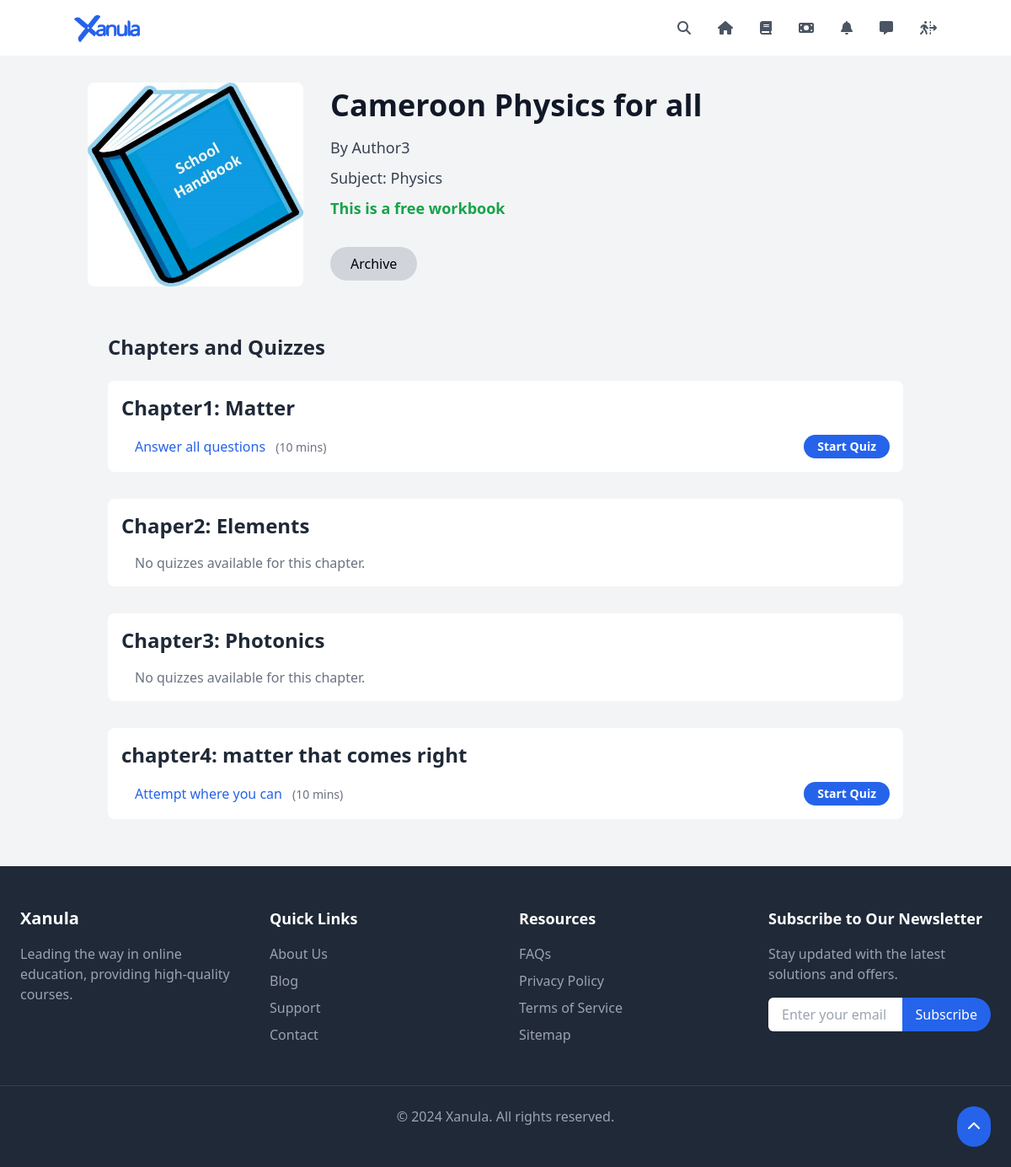
The app's page /workbook/1/ (signed in), older data.
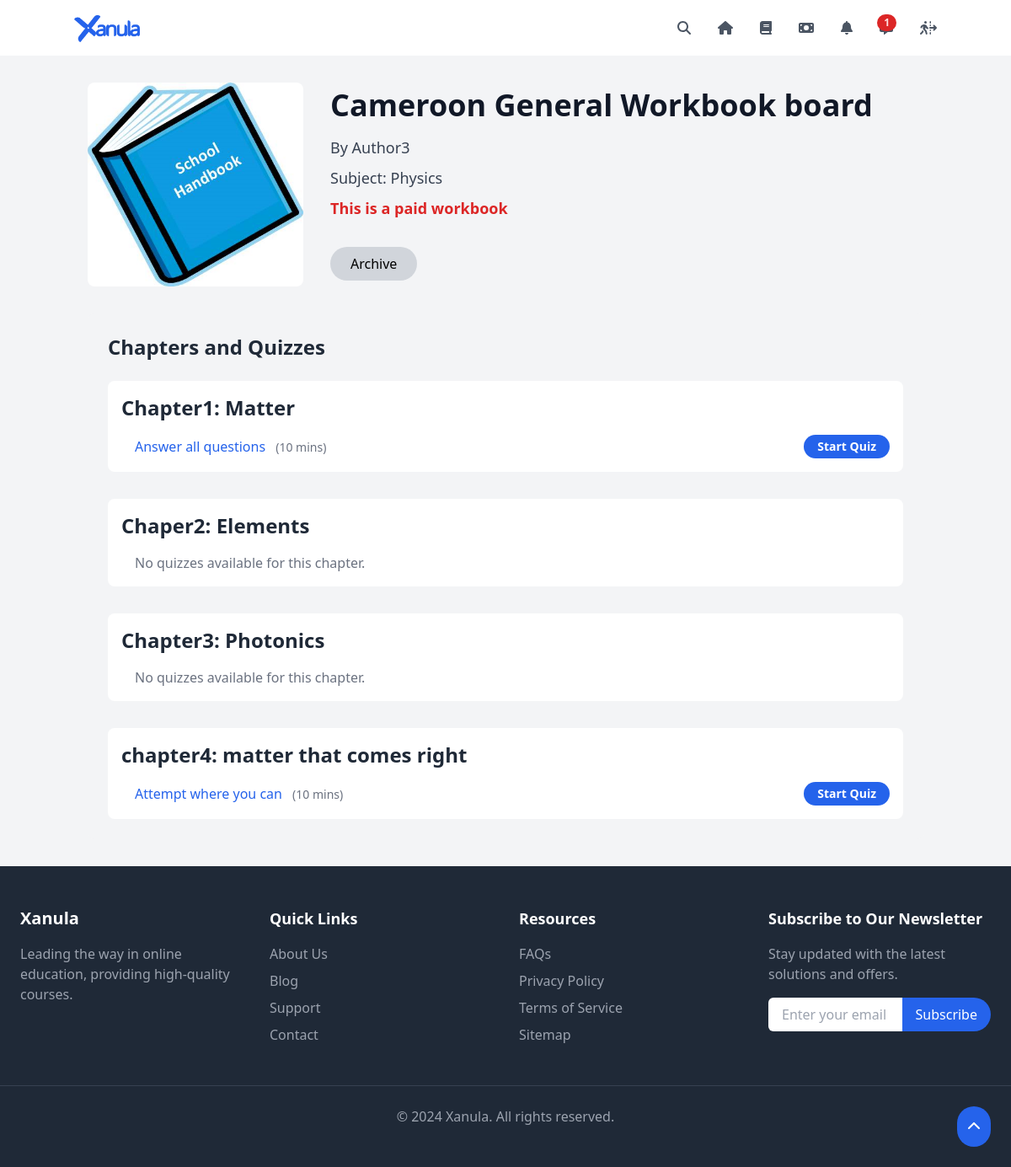
The same page, newer data.
### core/models.py (models this page shows, shortened)
class Workbook(models.Model):
    title = models.CharField(max_length=200)
    subject = models.ForeignKey(Subject, on_delete=models.CASCADE)
    author = models.ForeignKey(Author, on_delete=models.CASCADE)
    is_paid = models.BooleanField(default=False)
    image = models.ImageField(upload_to='workbook_images/', default='default_workbook.png')
    archived_by = GenericRelation(ArchivedItem)
    def is_archived_by(self, user):
        return self.archived_by.filter(user=user).exists()

class Author(models.Model):
    name = models.CharField(max_length=100)
    unique_code = models.CharField(default=generate_unique_code,max_length=20, unique=True)

class Subject(models.Model):
    name = models.CharField(max_length=100)

### core/views.py (the view)
# urls.py: path('workbook/<int:pk>/', WorkbookDetailView.as_view(), name='workbook_detail'),
class WorkbookDetailView(LoginRequiredMixin, DetailView):
    model = Workbook
    template_name = 'core/workbook_detail.html'
    context_object_name = 'workbook'
    def get_queryset(self):
        return super().get_queryset().select_related('subject', 'author').prefetch_related('chapter_set')
    def get_context_data(self, **kwargs):
        context = super().get_context_data(**kwargs)
        context['is_archived'] = self.object.is_archived_by(self.request.user)
        return context

### core/context_processors.py (called while the page is built, shortened)
def notification_count(request):
    if request.user.is_authenticated:
        count = ExplanationRequest.objects.filter(user=request.user, status='pending').count()
        return {'notification_count': count}
    return {'notification_count': 0}

def general_notification_count(request):
    return {'unread_notifications_count': 0}

### templates/core/workbook_detail.html (shortened to what this page needs)
{% extends 'base.html' %}
{% block content %}
<div class="container mx-auto px-4 py-8">
    <div class="flex flex-col lg:flex-row items-start lg:items-center justify-between mb-8">
        <div class="lg:flex-shrink-0">
            <img src="{{ workbook.image.url }}" alt="{{ workbook.title }}" class="rounded-lg w-full lg:w-64 h-auto object-cover">
        </div>
        <div class="mt-6 lg:mt-0 lg:ml-8 flex-grow">
            <h1 class="text-4xl font-bold text-gray-900 mb-4">{{ workbook.title }}</h1>
            <p class="text-gray-700 text-lg mb-2">By {{ workbook.author.name }}</p>
            <p class="text-gray-700 text-lg mb-2">Subject: {{ workbook.subject.name }}</p>
            {% if workbook.is_paid %}
            <p class="text-red-600 text-lg font-semibold mb-4">This is a paid workbook</p>
            {% else %}
            <p class="text-green-600 text-lg font-semibold mb-4">This is a free workbook</p>
            {% endif %}
            <button id="archiveBtn"
                    data-type="workbook"
                    data-id="{{ workbook.id }}"
                    class="bg-gray-300 hover:bg-blue-600  py-2 px-6 rounded-full transition duration-300 mt-4">
                {% if is_archived %}
                    Unarchive
                {% else %}
                    Archive
                {% endif %}
            </button>
        </div>
    </div>
    <div class="bg-gray-100 rounded-lg p-6">
        <h2 class="text-2xl font-semibold text-gray-800 mb-6">Chapters and Quizzes</h2>
        <ul class="space-y-8">
            {% for chapter in workbook.chapter_set.all %}
            <li class="bg-white rounded-lg p-4 hover:bg-gray-50 transition duration-300">
                <h3 class="text-2xl font-bold text-gray-800 mb-4">{{ chapter.title }}</h3>
                <ul class="space-y-3 ml-4">
                    {% for quiz in chapter.quiz_set.all %}
                    <li class="flex items-center justify-between">
                        <div>
                            <span class="text-blue-600 font-medium">{{ quiz.title }}</span>
                            <span class="text-sm text-gray-500 ml-2">({{ forloop.counter|add:quiz.id|divisibleby:4|yesno:"5 mins,10 mins,15 mins,20 mins" }})</span>
                        </div>
                        <a href="{% url 'core:quiz' quiz.id %}" class="bg-blue-600 hover:bg-blue-700 text-white font-semibold py-1 px-4 rounded-full text-sm transition duration-300">
                            Start Quiz
                        </a>
                    </li>
                    {% empty %}
                    <li class="text-gray-500">No quizzes available for this chapter.</li>
                    {% endfor %}
                </ul>
            </li>
            {% empty %}
            <li class="text-gray-500">No chapters available for this workbook.</li>
            {% endfor %}
        </ul>
    </div>
</div>
{% endblock %}

Row changes from the older to the newer data that the page shows:
changed Workbook "Author3": title "Cameroon Physics for all" → "Cameroon General Workbook board"; is_paid False → True (drawn)
Text that changed along with them:
{{ notification_count }}: (not shown) → "1"
text no longer shown: "This is a free workbook"
text now shown: "This is a paid workbook"
